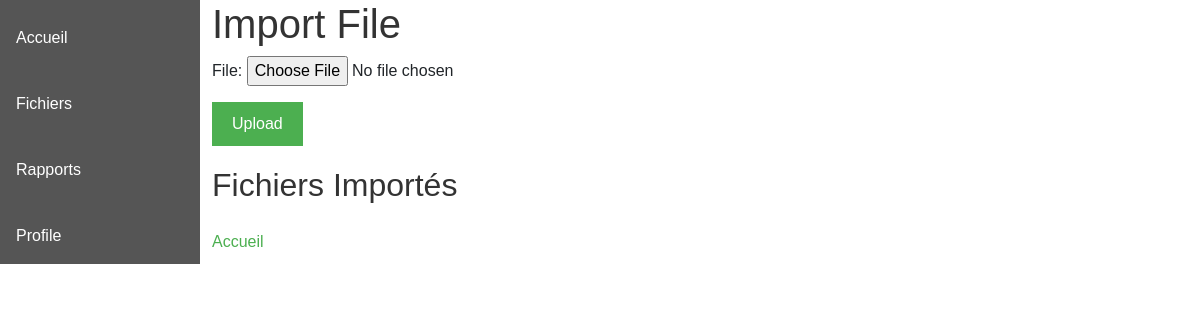
Page /import/ on the earlier database version.
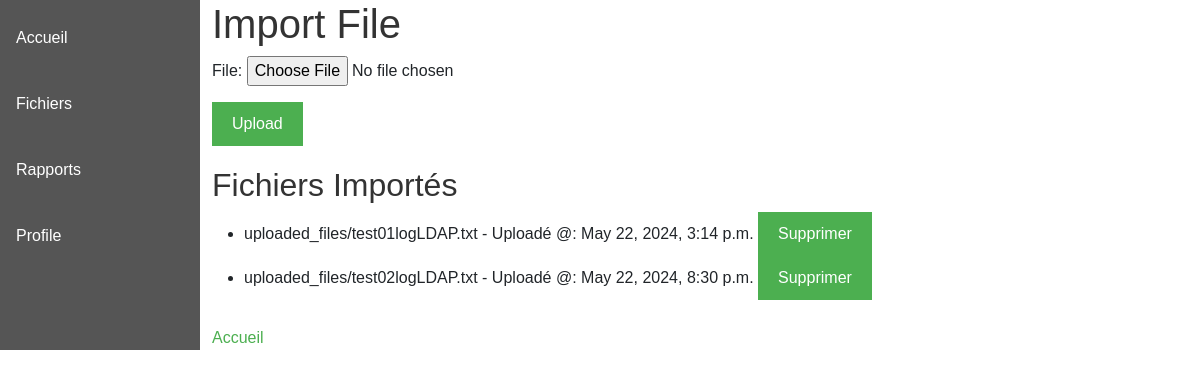
Same page on the later database version.
### core/models.py (models this page shows)
class ImportedFile(models.Model):
    file = models.FileField(upload_to='uploaded_files/')
    uploaded_at = models.DateTimeField(auto_now_add=True)

### core/views.py (the view)
# urls.py: path('import/', views.import_file, name='import_file'),
def import_file(request):
    if request.method == 'POST':
        form = ImportedFileForm(request.POST, request.FILES)
        if form.is_valid():
            form.save()
            return redirect('core:import_file')
    else:
        form = ImportedFileForm()
    imported_files = ImportedFile.objects.all()
    return render(request, 'core/import_file.html', {'form': form, 'imported_files': imported_files})

### core/forms.py
class ImportedFileForm(forms.ModelForm):
    class Meta:
        model = ImportedFile
        fields = ['file']

### core/templates/core/import_file.html (shortened to what this page needs)
{% extends "base.html" %}
{% block content %}
    <h1>Import File</h1>
    <form method="post" enctype="multipart/form-data">
        {{ form.as_p }}
        <button type="submit">Upload</button>
    </form>
    <h2>Fichiers Importés</h2>
    <ul>
        {% for file in imported_files %}
            <li>
                {{ file.file.name }} - Uploadé @: {{ file.uploaded_at }}
                <form method="post" action="{% url 'core:delete_file' file.id %}" style="display:inline;">
                    <button type="submit">Supprimer</button>
                </form>
            </li>
        {% endfor %}
    </ul>
    <a href="{% url 'core:home' %}">Accueil</a>
{% endblock content %}

### templates/base.html (shortened to what this page needs)
{% load static %}
<!DOCTYPE html>
<html lang="en">
  <head>
    {% load bootstrap5 %}
    {% bootstrap_css %}
    <link rel="stylesheet" href="{% static 'style.css' %}" />
  </head>
  <body>
    <div class="flex main">
      {% include "sidebar.html" %}
      <div class="container">{% block content %} {% endblock content %}</div>
    </div>
  </body>
</html>

### templates/sidebar.html
<div class="sidebar">
    <a href="{% url 'core:home' %}" class="nav-link">Accueil</a>
    <a href="{% url 'core:import_file' %}" class="nav-link">Fichiers</a>
    <a href="{% url 'core:reports' %}" class="nav-link">Rapports</a>
    <a href="{% url 'core:profile' %}" class="nav-link">Profile</a>
</div>

### static/style.css (style rules this page uses)
* { margin: 0; background-color: white; }
body { font-family: Arial, sans-serif; padding: 0; }
.main { display: flex !important; }
h1, h2 { color: #333; }
form { margin-bottom: 20px; }
button { padding: 10px 20px; background-color: #4CAF50; color: white; border: none; cursor: pointer; }
a { display: inline-block; margin-top: 10px; text-decoration: none; color: #4CAF50; }
.sidebar { width: 200px; background-color: #555; }
.container { flex: 1; margin: 0; }
.sidebar a { display: block; background-color: #555; color: white; padding: 16px; text-decoration: none; }

Differences in the rows shown:
added ImportedFile: file.name "uploaded_files/test01logLDAP.txt", uploaded_at "May 22, 2024, 3:14 p.m."
added ImportedFile: file.name "uploaded_files/test02logLDAP.txt", uploaded_at "May 22, 2024, 8:30 p.m."
